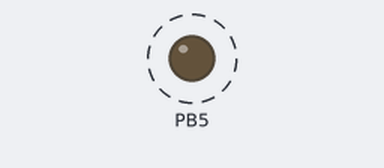
A program run on a simulated ATmega328P, built with avr-gcc and emulated at 16 MHz. Shown: output pins drawn as LEDs (lit = HIGH). Dashed ring = blinking.

Above: at 0.4 s.
Timing chart, 0 to 4.2 s (numbered marks = the images above):
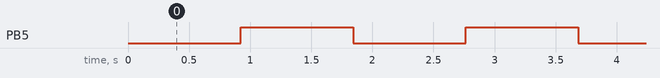

The program:

Interrupt_Code.c
```c
/*
 * Interrupt_Code.c
 *
 * Created: 11/30/2016 3:35:17 PM
 *  Author: Seyam
 */


#define F_CPU 16000000UL
#include <avr/io.h>
#include <avr/interrupt.h>


volatile unsigned int timeVariable=0;

ISR(TIMER0_OVF_vect){
	timeVariable++;
	if(timeVariable>=225){
		timeVariable=0;
		PORTB ^=(1<<PORTB5);
	}

}

int main(void)
{
	DDRB = 0x20;  //DDRB = 0b0010 0000
	TCCR0B = (1<<CS02); // clock/256
	TIFR0 = 1 << TOV0; // RESETS OVERFLOW FLAG REGISTER
	TIMSK0 = 1<< TOIE0; // GIVES AN INTERRUPT IF OVERFLOW HAPPENS
	sei(); //CALLS THE ISR IF INTERRUPT HAPPENS


    while(1)
    {
        //TODO:: Please write your application code
    }
}
```

Measured:
- by itself, PB5: alternates HIGH for 0.92 s and LOW for 0.92 s
